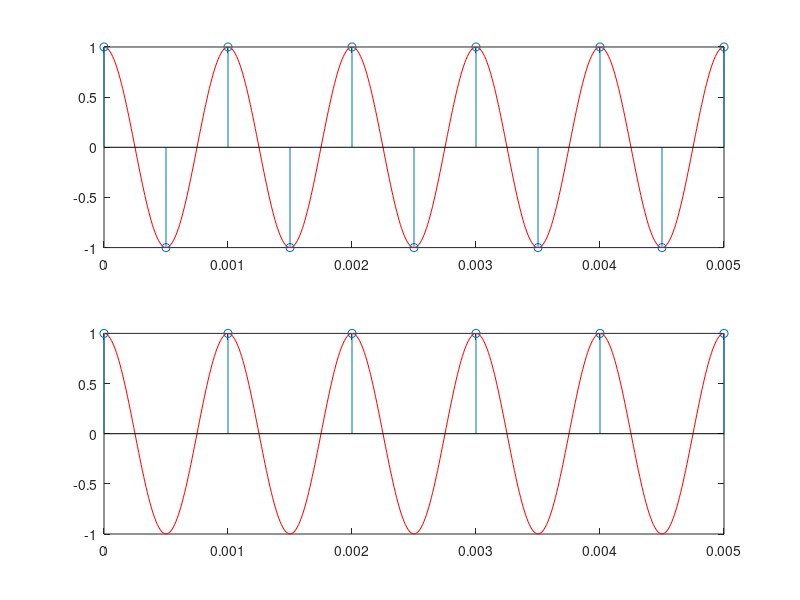

MATLAB code for this plot:
% Sample the sinusoid x = sin(2*pi*f*t), where f = 1 kHz, and plot the sampled signals over the continuous-time signal.
% Let x1 be the signal sampled at fs1 = 10 kHz .
% Let x2 be the signal sampled at fs2=5 kHz.
  
f = 1000;% Frequency of x(t)
T = 1/f;% Time period of x(t)
tmin = 0;% Time interval minimum value for display
tmax = 5*T;% Time interval minimum value for display
dt = T/100;
dt1 = 1/2000;% Sampling period of 1/10000 sec
dt2 = 1/1000;% Sampling period of 1/5000 sec
t = tmin:dt:tmax; %Time span for x(t)
t1 = tmin:dt1:tmax; %Time span for x(t)sampled at at every 1/10000 sec
t2 = tmin:dt2:tmax;%Time span for x(t)sampled at at every 1/5000 sec
x = cos(2*pi*f*t);% Signal x(t)
x1 = cos(2*pi*f*t1);% Samples at fs1
x2 = cos(2*pi*f*t2);% Samples at fs2
subplot(211)
plot(t,x,'r');% Plot original signal in RED
hold on
stem(t1,x1);% On the same plot draw the samples at every 1/10000 sec
subplot(212)
plot(t,x,'r');% Plot original signal in RED
hold on
stem(t2,x2);% On the same plot draw the samples at every 1/5000 sec

